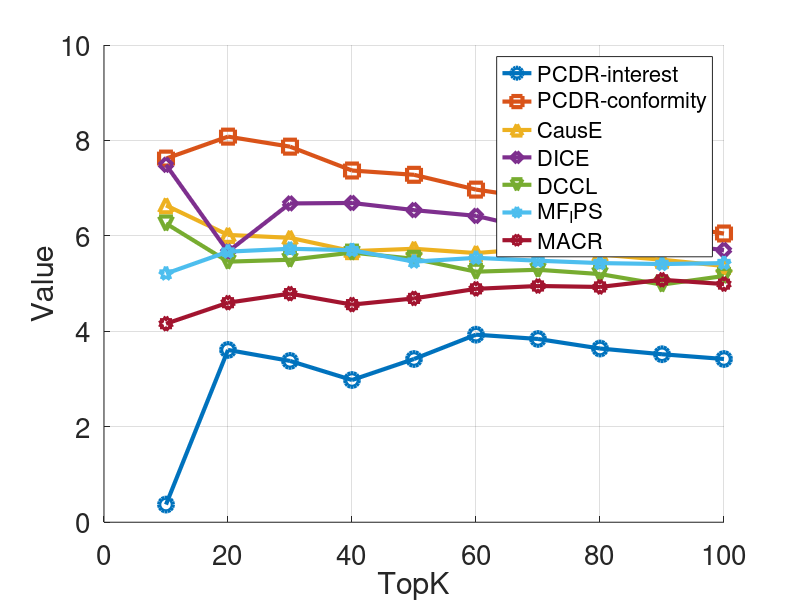

Write the MATLAB code that produced this figure.
% 数据
topK = [10, 20, 30, 40, 50, 60, 70, 80, 90, 100];
DMCB_matching = [0.37, 3.61, 3.38, 2.98, 3.42, 3.93, 3.84, 3.64, 3.52, 3.42];
DMCB_conformity = [7.62, 8.08, 7.87, 7.37, 7.28, 6.97, 6.78, 6.52, 6.24, 6.05];
CausE = [6.64, 6.02, 5.96, 5.68, 5.73, 5.64, 5.74, 5.61, 5.5, 5.37];
DICE = [7.49, 5.67, 6.68, 6.69, 6.54, 6.42, 6.12, 5.99, 5.86, 5.7];
DCCL = [6.26, 5.46, 5.5, 5.65, 5.52, 5.25, 5.29, 5.2, 4.98, 5.16];
MF_IPS = [5.21, 5.67, 5.73, 5.7, 5.46, 5.54, 5.48, 5.43, 5.41, 5.43];
MACR = [4.16, 4.6, 4.79, 4.56, 4.69, 4.89, 4.95, 4.93, 5.08, 4.99];

% 创建图形
figure('Units', 'inches', 'Position', [0, 0, 8, 6]);

% 设置线条宽度和字体大小
lineWidth = 3;
fontSize = 20;
markerSize = 10;

% 绘制折线图
hold on;
plot(topK, DMCB_matching, '-o', 'LineWidth', lineWidth, 'MarkerSize', markerSize);
plot(topK, DMCB_conformity, '-s', 'LineWidth', lineWidth, 'MarkerSize', markerSize);
plot(topK, CausE, '-^', 'LineWidth', lineWidth, 'MarkerSize', markerSize);
plot(topK, DICE, '-d', 'LineWidth', lineWidth, 'MarkerSize', markerSize);
plot(topK, DCCL, '-v', 'LineWidth', lineWidth, 'MarkerSize', markerSize);
plot(topK, MF_IPS, '-p', 'LineWidth', lineWidth, 'MarkerSize', markerSize);
plot(topK, MACR, '-h', 'LineWidth', lineWidth, 'MarkerSize', markerSize);
hold off;

% 设置坐标轴
xlabel('TopK', 'FontSize', fontSize);
ylabel('Value', 'FontSize', fontSize);

% 设置刻度字体大小
set(gca, 'FontSize', fontSize);

% 添加图例
legend('PCDR-interest', 'PCDR-conformity', 'CausE', 'DICE', 'DCCL', 'MF_IPS', 'MACR', 'Location', 'best', 'FontSize', fontSize-4);

% 设置网格
grid on;
